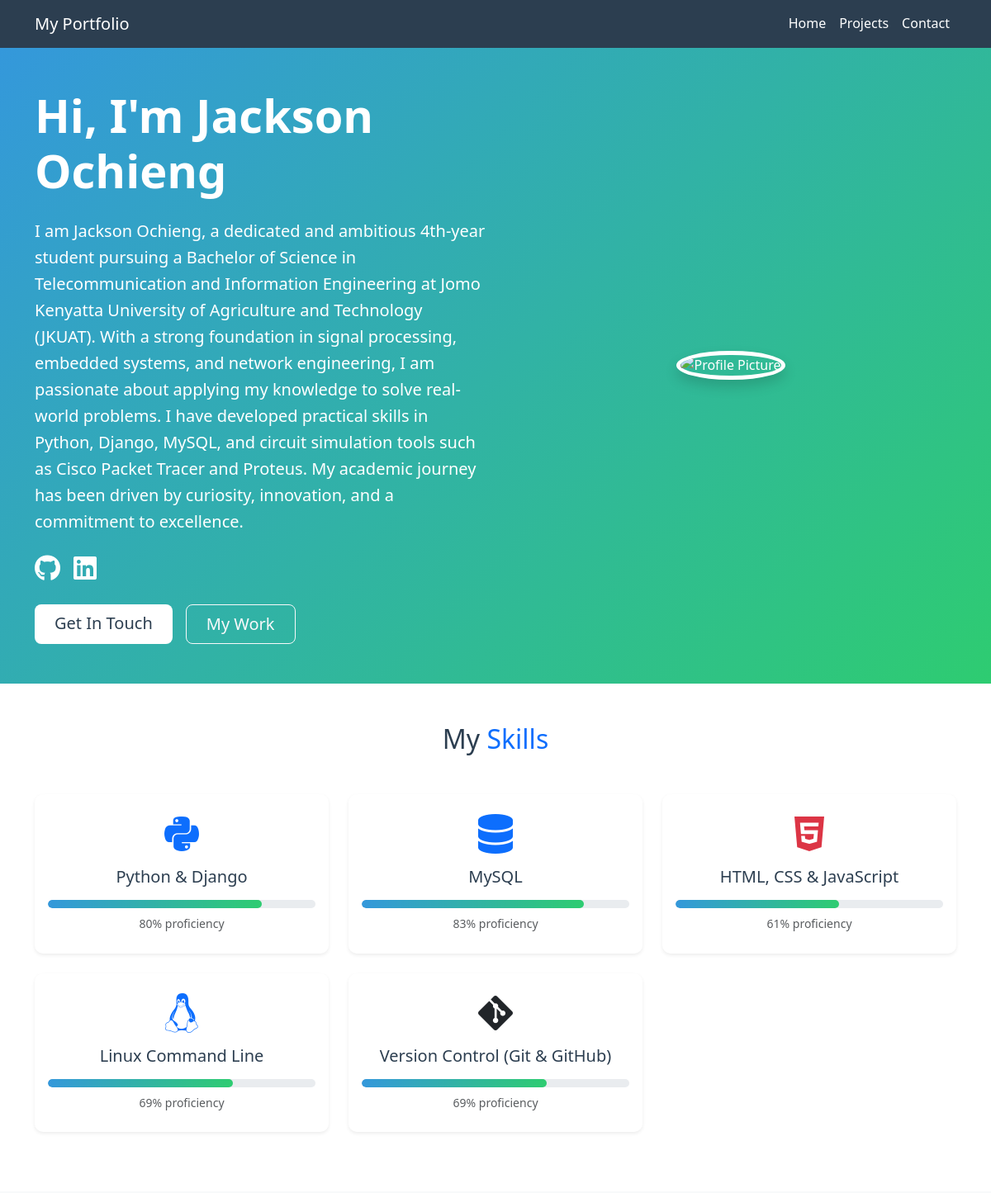
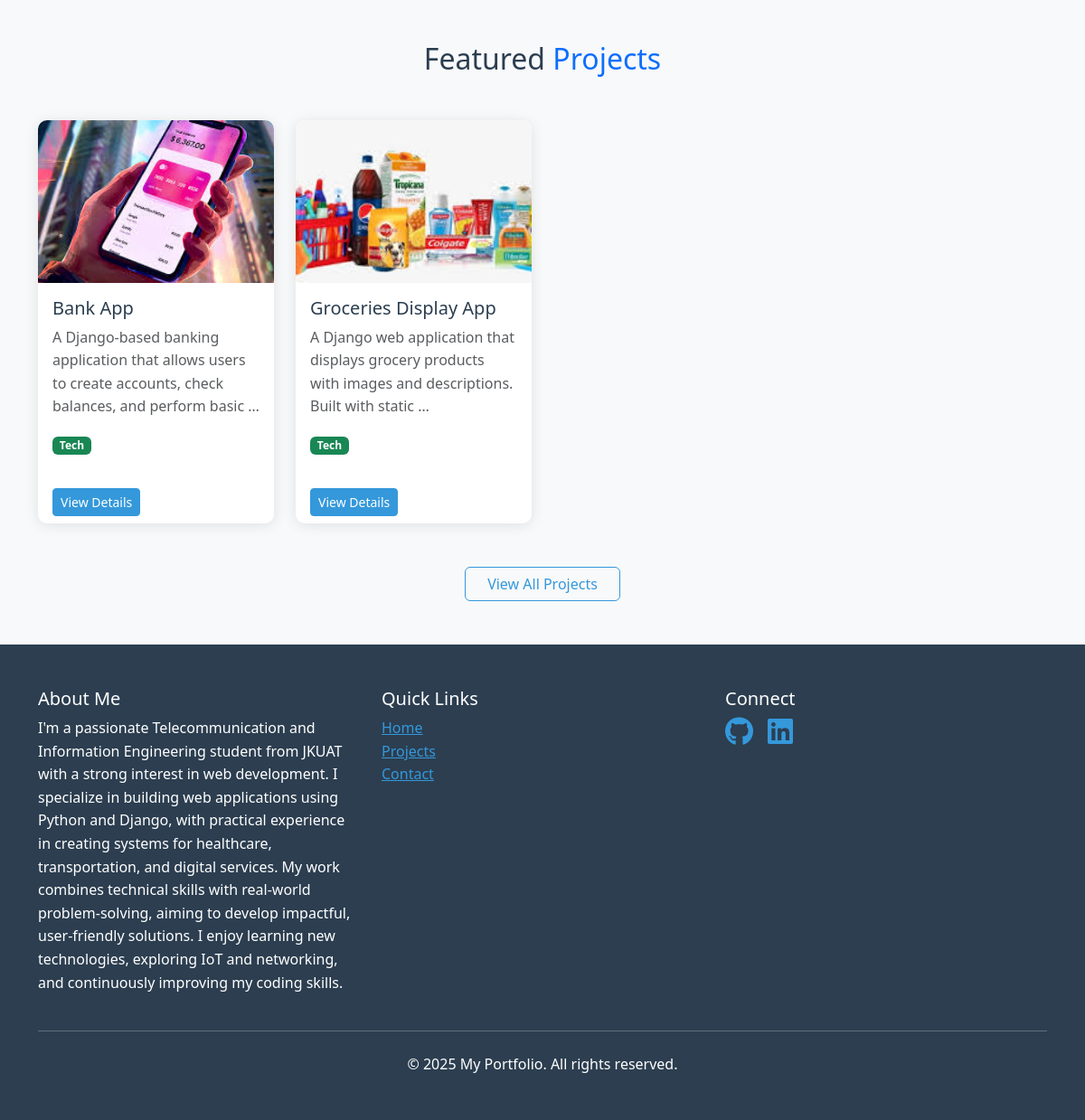
Screenshot of / (signed in) with the database file from the repository (2 pictures, top to bottom).
### Jack/models.py (models this page shows, shortened)
class Profile(models.Model):
    user = models.OneToOneField(User, on_delete=models.CASCADE)
    bio = models.TextField()
    profile_pic = models.ImageField(upload_to='profile_pics', blank=True)
    website_url = models.CharField(max_length=255, blank=True)
    github_url = models.CharField(max_length=255, blank=True)
    linkedin_url = models.CharField(max_length=255, blank=True)

class Skill(models.Model):
    name = models.CharField(max_length=100)
    proficiency = models.IntegerField(default=50)  # percentage
    icon_class = models.CharField(max_length=100, blank=True)  # for font-awesome or similar

class Project(models.Model):
    title = models.CharField(max_length=200)
    description = models.TextField()
    image = models.ImageField(upload_to='projects/')
    demo_link = models.CharField(max_length=255, blank=True)
    source_code_link = models.CharField(max_length=255, blank=True)
    technologies = models.CharField(max_length=200)
    created_at = models.DateTimeField(auto_now_add=True)
    updated_at = models.DateTimeField(auto_now=True)

### Jack/views.py (the view)
# urls.py: path('', HomeView.as_view(), name='home'),
class HomeView(TemplateView):
    template_name = 'home.html'
    def get_context_data(self, **kwargs):
        context = super().get_context_data(**kwargs)
        context['projects'] = Project.objects.all().order_by('-created_at')[:4]
        context['skills'] = Skill.objects.all()
        try:
            context['profile'] = Profile.objects.get(user=self.request.user)
        except:
            context['profile'] = None
        return context

### Jack/templates/home.html (shortened to what this page needs)
{% extends 'base.html' %}
{% load static %}
{% block content %}
<section class="hero-section py-5">
    <div class="container">
        <div class="row align-items-center">
            <div class="col-lg-6 animate-fade">
                <h1 class="display-4 fw-bold mb-4">Hi, I'm <span class="text-white">Jackson Ochieng</span></h1>
                <p class="lead mb-4">{{ profile.bio|default:"A passionate developer creating awesome web applications." }}</p>
                <div class="d-flex gap-3 mb-4">
                    {% if profile.github_url %}
                    <a href="{{ profile.github_url }}" class="text-white"><i class="fab fa-github fa-2x"></i></a>
                    {% endif %}
                    {% if profile.linkedin_url %}
                    <a href="{{ profile.linkedin_url }}" class="text-white"><i class="fab fa-linkedin fa-2x"></i></a>
                    {% endif %}
                </div>
                <div class="d-flex gap-3">
                    <a href="{% url 'contact' %}" class="btn btn-light btn-lg px-4">Get In Touch</a>
                    <a href="{% url 'projects' %}" class="btn btn-outline-light btn-lg px-4">My Work</a>
                </div>
            </div>
            <div class="col-lg-6 text-center delay-1 animate-fade">
                {% if profile and profile.profile_pic %}
                <img src="{{ profile.profile_pic.url }}" alt="Profile Picture" class="img-fluid rounded-circle shadow" style="max-width: 300px; border: 5px solid white;">
                {% else %}
                <img src="{% static 'images/default-profile.png' %}" alt="Profile Picture" class="img-fluid rounded-circle shadow" style="max-width: 300px; border: 5px solid white;">
                {% endif %}
            </div>
        </div>
    </div>
</section>
<section class="py-5 bg-white">
    <div class="container">
        <h2 class="text-center mb-5">My <span class="text-primary">Skills</span></h2>
        <div class="row">
            {% for skill in skills %}
            <div class="col-md-4 mb-4 delay-{{ forloop.counter }} animate-fade">
                <div class="card h-100 border-0 shadow-sm">
                    <div class="card-body text-center py-4">
                        {% if skill.icon_class %}
                        <i class="{{ skill.icon_class }} fa-3x mb-3 text-primary"></i>
                        {% endif %}
                        <h5 class="card-title">{{ skill.name }}</h5>
                        <div class="progress mt-3">
                            <div class="progress-bar" role="progressbar" style="width: {{ skill.proficiency }}%"
                                 aria-valuenow="{{ skill.proficiency }}" aria-valuemin="0" aria-valuemax="100">
                            </div>
                        </div>
                        <small class="text-muted mt-2 d-block">{{ skill.proficiency }}% proficiency</small>
                    </div>
                </div>
            </div>
            {% endfor %}
        </div>
    </div>
</section>
<section class="py-5">
    <div class="container">
        <h2 class="text-center mb-5">Featured <span class="text-primary">Projects</span></h2>
        <div class="row">
            {% for project in projects %}
            <div class="col-md-6 col-lg-3 mb-4 delay-{{ forloop.counter|add:"1" }} animate-fade">
                <div class="card h-100">
                    <img src="{{ project.image.url }}" class="card-img-top" alt="{{ project.title }}" style="height: 180px; object-fit: cover;">
                    <div class="card-body">
                        <h5 class="card-title">{{ project.title }}</h5>
                        <p class="card-text text-muted">{{ project.description|truncatewords:15 }}</p>
                        <div class="mb-2">
                            {% for tech in project.technologies.split %}
                            <span class="badge bg-success">{{ tech }}</span>
                            {% endfor %}
                        </div>
                    </div>
                    <div class="card-footer bg-transparent border-0">
                        <a href="{% url 'project-detail' project.pk %}" class="btn btn-primary btn-sm">View Details</a>
                    </div>
                </div>
            </div>
            {% endfor %}
        </div>
        <div class="text-center mt-4">
            <a href="{% url 'projects' %}" class="btn btn-outline-primary px-4">View All Projects</a>
        </div>
    </div>
</section>
{% endblock %}

### Jack/static/style.css (style rules this page uses)
body { font-family: 'Segoe UI', Tahoma, Geneva, Verdana, sans-serif; line-height: 1.6; color: #2c3e50; background-color: #f8f9fa; }
.hero-section { background: linear-gradient(135deg, #3498db, #2ecc71); padding: 5rem 0; color: white; }
.hero-section .btn-light { background-color: white; color: #2c3e50; border: none; }
.progress { height: 10px; border-radius: 5px; background-color: #e9ecef; }
.progress-bar { background: linear-gradient(to right, #3498db, #2ecc71); border-radius: 5px; }
.card { transition: transform 0.3s ease, box-shadow 0.3s ease; border: none; box-shadow: 0 2px 15px rgba(0, 0, 0, 0.1); border-radius: 10px; overflow: hidden; }
.card-title { color: #2c3e50; }
.btn-primary { background-color: #3498db; border-color: #3498db; }
.btn-outline-primary { color: #3498db; border-color: #3498db; }
.badge { background-color: #2ecc71; color: white; margin-right: 5px; margin-bottom: 5px; }
.animate-fade { animation: fadeIn 0.6s ease forwards; }
.delay-1 { animation-delay: 0.2s; }
.delay-2 { animation-delay: 0.4s; }
.delay-3 { animation-delay: 0.6s; }
html { scroll-behavior: smooth; }

### rows the page displays
Profile: bio "I am Jackson Ochieng, a dedicated and ambitious 4th-year student pursuing a Bachelor of Science in Telecommunication and Information Engineering at Jomo Kenyatta University of Agriculture and Technology (JKUAT). With a strong foundation in signal processing, embedded systems, and network engineering, I am passionate about applying my knowledge to solve real-world problems. I have developed practical skills in Python, Django, MySQL, and circuit simulation tools such as Cisco Packet Tracer and Proteus. My academic journey has been driven by curiosity, innovation, and a commitment to excellence."
Skill: name "Python & Django", proficiency "80"
Skill: name "MySQL", proficiency "83"
Skill: name "HTML, CSS & JavaScript", proficiency "61"
Skill: name "Linux Command Line", proficiency "69"
Skill: name "Version Control (Git & GitHub)", proficiency "69"
Project: image (picture), title "Bank App", description "A Django-based banking application that allows users to create accounts, check balances, and perform basic …", split "Tech"
Project: image (picture), title "Groceries Display App", description "A Django web application that displays grocery products with images and descriptions. Built with static …", split "Tech"
